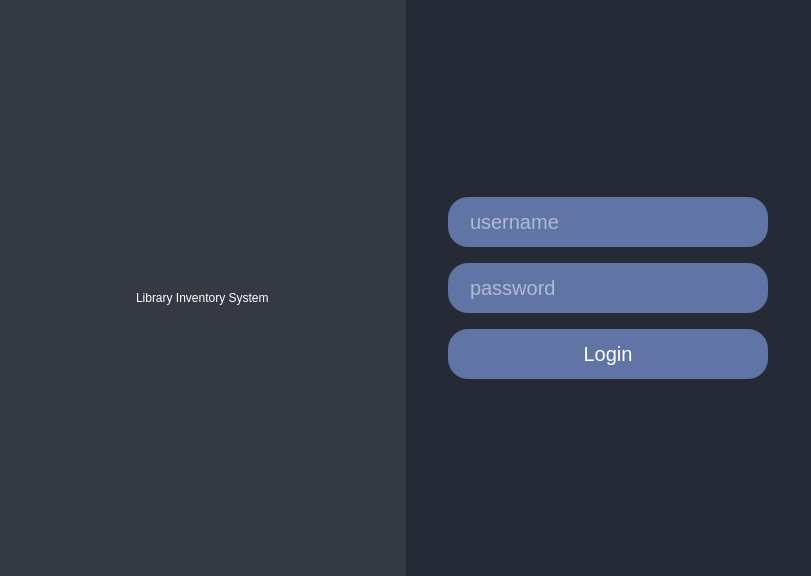
<?xml version="1.0" encoding="UTF-8"?>
<ui version="4.0">
 <class>Login</class>
 <widget class="QWidget" name="Login">
  <property name="geometry">
   <rect>
    <x>0</x>
    <y>0</y>
    <width>811</width>
    <height>576</height>
   </rect>
  </property>
  <property name="sizePolicy">
   <sizepolicy hsizetype="Expanding" vsizetype="Expanding">
    <horstretch>0</horstretch>
    <verstretch>0</verstretch>
   </sizepolicy>
  </property>
  <property name="windowTitle">
   <string>Form</string>
  </property>
  <property name="styleSheet">
   <string notr="true">QWidget{
	border-style:none;
}</string>
  </property>
  <layout class="QGridLayout" name="gridLayout">
   <property name="sizeConstraint">
    <enum>QLayout::SetDefaultConstraint</enum>
   </property>
   <property name="leftMargin">
    <number>0</number>
   </property>
   <property name="topMargin">
    <number>0</number>
   </property>
   <property name="rightMargin">
    <number>0</number>
   </property>
   <property name="bottomMargin">
    <number>0</number>
   </property>
   <property name="spacing">
    <number>0</number>
   </property>
   <item row="0" column="0">
    <widget class="QFrame" name="LoginContainer">
     <property name="sizePolicy">
      <sizepolicy hsizetype="Expanding" vsizetype="Expanding">
       <horstretch>0</horstretch>
       <verstretch>0</verstretch>
      </sizepolicy>
     </property>
     <property name="frameShape">
      <enum>QFrame::StyledPanel</enum>
     </property>
     <property name="frameShadow">
      <enum>QFrame::Raised</enum>
     </property>
     <layout class="QGridLayout" name="gridLayout_6">
      <property name="sizeConstraint">
       <enum>QLayout::SetDefaultConstraint</enum>
      </property>
      <property name="leftMargin">
       <number>0</number>
      </property>
      <property name="topMargin">
       <number>0</number>
      </property>
      <property name="rightMargin">
       <number>0</number>
      </property>
      <property name="bottomMargin">
       <number>0</number>
      </property>
      <property name="spacing">
       <number>0</number>
      </property>
      <item row="0" column="0">
       <widget class="QFrame" name="ColumnFrame">
        <property name="sizePolicy">
         <sizepolicy hsizetype="Expanding" vsizetype="Expanding">
          <horstretch>0</horstretch>
          <verstretch>0</verstretch>
         </sizepolicy>
        </property>
        <property name="styleSheet">
         <string notr="true"/>
        </property>
        <property name="frameShape">
         <enum>QFrame::StyledPanel</enum>
        </property>
        <property name="frameShadow">
         <enum>QFrame::Raised</enum>
        </property>
        <layout class="QHBoxLayout" name="horizontalLayout_2">
         <property name="spacing">
          <number>0</number>
         </property>
         <property name="leftMargin">
          <number>0</number>
         </property>
         <property name="topMargin">
          <number>0</number>
         </property>
         <property name="rightMargin">
          <number>0</number>
         </property>
         <property name="bottomMargin">
          <number>0</number>
         </property>
         <item>
          <widget class="QFrame" name="LogoFrame">
           <property name="sizePolicy">
            <sizepolicy hsizetype="Expanding" vsizetype="Expanding">
             <horstretch>0</horstretch>
             <verstretch>0</verstretch>
            </sizepolicy>
           </property>
           <property name="styleSheet">
            <string notr="true">background-color: rgb(53, 57, 68);</string>
           </property>
           <property name="frameShape">
            <enum>QFrame::StyledPanel</enum>
           </property>
           <property name="frameShadow">
            <enum>QFrame::Raised</enum>
           </property>
           <layout class="QGridLayout" name="gridLayout_4">
            <property name="leftMargin">
             <number>0</number>
            </property>
            <property name="topMargin">
             <number>0</number>
            </property>
            <property name="rightMargin">
             <number>0</number>
            </property>
            <property name="bottomMargin">
             <number>0</number>
            </property>
            <property name="spacing">
             <number>0</number>
            </property>
            <item row="0" column="0" alignment="Qt::AlignVCenter">
             <widget class="QFrame" name="Logo">
              <property name="styleSheet">
               <string notr="true">QLabel{
	color: white;
	font: 25pt &quot;MS PGothic&quot;;
}</string>
              </property>
              <layout class="QVBoxLayout" name="verticalLayout">
               <item alignment="Qt::AlignHCenter">
                <widget class="QLabel" name="Icon">
                 <property name="sizePolicy">
                  <sizepolicy hsizetype="Fixed" vsizetype="Fixed">
                   <horstretch>0</horstretch>
                   <verstretch>0</verstretch>
                  </sizepolicy>
                 </property>
                 <property name="text">
                  <string/>
                 </property>
                 <property name="pixmap">
                  <pixmap>Images/Library Inventory System.png</pixmap>
                 </property>
                </widget>
               </item>
               <item alignment="Qt::AlignHCenter">
                <widget class="QLabel" name="Label">
                 <property name="sizePolicy">
                  <sizepolicy hsizetype="Fixed" vsizetype="Fixed">
                   <horstretch>0</horstretch>
                   <verstretch>0</verstretch>
                  </sizepolicy>
                 </property>
                 <property name="text">
                  <string>Library Inventory System</string>
                 </property>
                </widget>
               </item>
              </layout>
             </widget>
            </item>
           </layout>
          </widget>
         </item>
         <item>
          <widget class="QFrame" name="LoginFrame">
           <property name="sizePolicy">
            <sizepolicy hsizetype="Expanding" vsizetype="Expanding">
             <horstretch>0</horstretch>
             <verstretch>0</verstretch>
            </sizepolicy>
           </property>
           <property name="styleSheet">
            <string notr="true">background-color: rgb(38, 42, 54);</string>
           </property>
           <property name="frameShape">
            <enum>QFrame::StyledPanel</enum>
           </property>
           <property name="frameShadow">
            <enum>QFrame::Raised</enum>
           </property>
           <layout class="QGridLayout" name="gridLayout_5">
            <property name="leftMargin">
             <number>0</number>
            </property>
            <property name="topMargin">
             <number>0</number>
            </property>
            <property name="rightMargin">
             <number>0</number>
            </property>
            <property name="bottomMargin">
             <number>0</number>
            </property>
            <property name="spacing">
             <number>0</number>
            </property>
            <item row="0" column="0">
             <widget class="QFrame" name="LoginForm">
              <property name="sizePolicy">
               <sizepolicy hsizetype="Preferred" vsizetype="Fixed">
                <horstretch>0</horstretch>
                <verstretch>0</verstretch>
               </sizepolicy>
              </property>
              <property name="styleSheet">
               <string notr="true">QLineEdit{
	background-color:rgb(96, 116, 166);
	border-color: rgb(96, 116, 166);
	border-radius:20px;
	color:white;
	height: 50px;
	width: 280px;
	margin-bottom: 10px;
	font-size:20px;
    textMargins: 10px;
	padding-left: 20px;
	padding-right:20px;
}

QPushButton{
	height: 50px;
	width: 280px;
	background-color:rgb(96, 116, 166);
	color:white;
	border-color:rgb(96, 116, 166);
	border-radius:20px;
	padding-left: 20px;
	padding-right:20px;
	font-size:20px;
}</string>
              </property>
              <property name="frameShape">
               <enum>QFrame::StyledPanel</enum>
              </property>
              <property name="frameShadow">
               <enum>QFrame::Raised</enum>
              </property>
              <layout class="QVBoxLayout" name="verticalLayout_3">
               <item alignment="Qt::AlignHCenter">
                <widget class="QLineEdit" name="UsernameLineEdit">
                 <property name="sizePolicy">
                  <sizepolicy hsizetype="Fixed" vsizetype="Fixed">
                   <horstretch>0</horstretch>
                   <verstretch>0</verstretch>
                  </sizepolicy>
                 </property>
                 <property name="styleSheet">
                  <string notr="true"/>
                 </property>
                 <property name="placeholderText">
                  <string>username</string>
                 </property>
                </widget>
               </item>
               <item alignment="Qt::AlignHCenter">
                <widget class="QLineEdit" name="PasswordLineEdit">
                 <property name="sizePolicy">
                  <sizepolicy hsizetype="Fixed" vsizetype="Fixed">
                   <horstretch>0</horstretch>
                   <verstretch>0</verstretch>
                  </sizepolicy>
                 </property>
                 <property name="styleSheet">
                  <string notr="true"/>
                 </property>
                 <property name="placeholderText">
                  <string>password</string>
                 </property>
                </widget>
               </item>
               <item alignment="Qt::AlignHCenter">
                <widget class="QPushButton" name="LoginButton">
                 <property name="sizePolicy">
                  <sizepolicy hsizetype="Fixed" vsizetype="Fixed">
                   <horstretch>0</horstretch>
                   <verstretch>0</verstretch>
                  </sizepolicy>
                 </property>
                 <property name="styleSheet">
                  <string notr="true"/>
                 </property>
                 <property name="text">
                  <string>Login</string>
                 </property>
                 <property name="default">
                  <bool>false</bool>
                 </property>
                 <property name="flat">
                  <bool>false</bool>
                 </property>
                </widget>
               </item>
              </layout>
             </widget>
            </item>
           </layout>
          </widget>
         </item>
        </layout>
       </widget>
      </item>
     </layout>
    </widget>
   </item>
  </layout>
 </widget>
 <resources/>
 <connections/>
</ui>
